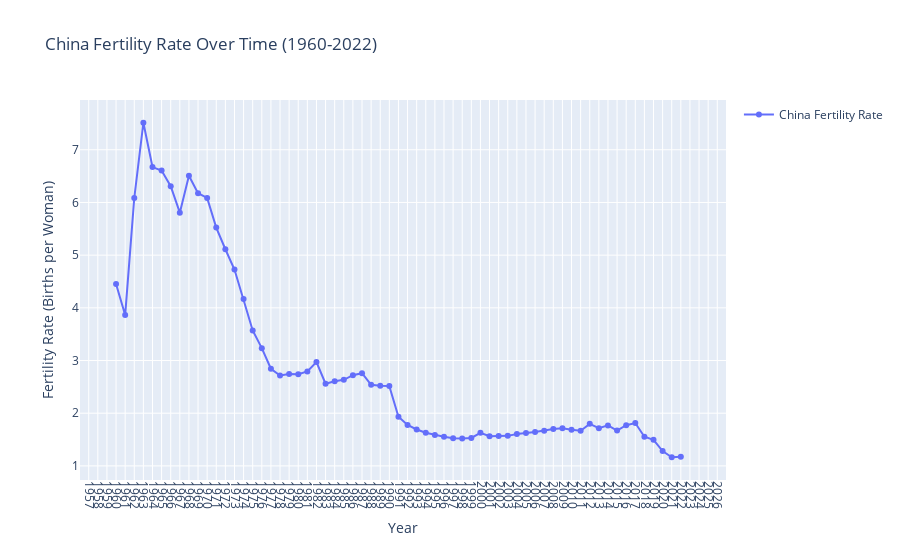

Notebook source saved alongside this figure:
### Code cell
#China Fertility Rate Over Time (1960-2022)

tfr_indicator = {'SP.DYN.TFRT.IN': 'Fertility Rate'}

country = 'CHN'
start_year = 1960
end_year = 2022

fertility_data = wbdata.get_dataframe(tfr_indicator, country = country)
fertility_data.reset_index(inplace = True)
fertility_data['date'] = fertility_data['date'].astype(int)

fig = go.Figure()
fig.add_trace(go.Scatter(x = fertility_data['date'], y = fertility_data['Fertility Rate'], mode = 'lines+markers', name = 'China Fertility Rate'))

fig.update_layout(
    title = 'China Fertility Rate Over Time (1960-2022)',
    xaxis_title = 'Year',
    yaxis_title = 'Fertility Rate (Births per Woman)',
    showlegend = True,
    xaxis = dict(tickmode='linear', tickangle = 90, tickfont = dict(size = 12))
)

fig.show()

### Figure 1 — Plotly figure (JSON) as saved in the notebook; plotly's stock layout.template omitted (floating-point values rounded to 4 significant figures)
{"data": [{"mode": "lines+markers", "name": "China Fertility Rate", "type": "scatter", "x": [2023, 2022, 2021, 2020, 2019, 2018, 2017, 2016, 2015, 2014, 2013, 2012, 2011, 2010, 2009, 2008, 2007, 2006, 2005, 2004, 2003, 2002, 2001, 2000, 1999, 1998, 1997, 1996, 1995, 1994, 1993, 1992, 1991, 1990, 1989, 1988, 1987, 1986, 1985, 1984, 1983, 1982, 1981, 1980, 1979, 1978, 1977, 1976, 1975, 1974, 1973, 1972, 1971, 1970, 1969, 1968, 1967, 1966, 1965, 1964, 1963, 1962, 1961, 1960], "y": [NaN, 1.175, 1.164, 1.281, 1.496, 1.554, 1.813, 1.772, 1.67, 1.769, 1.714, 1.798, 1.668, 1.687, 1.714, 1.701, 1.666, 1.644, 1.624, 1.605, 1.57, 1.566, 1.563, 1.628, 1.53, 1.522, 1.527, 1.554, 1.588, 1.628, 1.691, 1.776, 1.934, 2.514, 2.52, 2.539, 2.76, 2.721, 2.633, 2.607, 2.559, 2.972, 2.792, 2.739, 2.745, 2.716, 2.844, 3.235, 3.571, 4.17, 4.726, 5.112, 5.523, 6.085, 6.175, 6.508, 5.806, 6.307, 6.605, 6.672, 7.513, 6.085, 3.863, 4.451]}], "layout": {"showlegend": true, "title": {"text": "China Fertility Rate Over Time (1960-2022)"}, "xaxis": {"tickangle": 90, "tickfont": {"size": 12}, "tickmode": "linear", "title": {"text": "Year"}}, "yaxis": {"title": {"text": "Fertility Rate (Births per Woman)"}}}}
